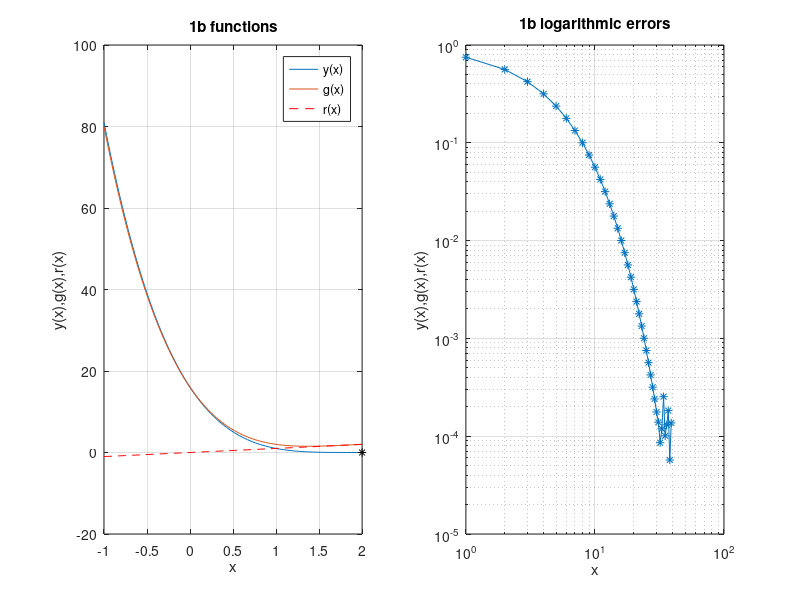

This figure's MATLAB source:
%==========================================================
%Name: Yeash Patel
%Class: Math131-Numerical Analysis-05D-SP17
%Title: HW4
%Fixed point method grapghically and anyliticaly
%problem 1 b 
%==========================================================  

%clear pervious values
close all
clc 
clear all
x=linspace((-1),2,100);
y=x.^4-8*x.^3+24*x.^2-32*x+16
g=x.^4-8*x.^3+24*x.^2-32*x+16+x
r=x

i=1
l=-1
tol=10^-6
while (i<=100)
   z=l-(l^4-8*l^3+24*l^2-32*l+16)/(4*l^3-24*l^2+48*l-32)   %calculate P from Po[ld](note you can derive newtons method from fixed point)
  delP=abs(z-l)  %find diffrence btween P and Po record it in delp
  err(i)=delP
  if(delP<tol||delP==0) %check if delp= 0 or is within 0 + or - tolerance
      disp('number of iteration:')
      disp(i)
      disp('value of function and x value')
      disp(z)         % if so break (done)
      break;
  else                  %eles continue the loop with Po= P
   l=z
   i++
  end
end

%graph functions
subplot(1,2,1)
plot(x,y,x,g,x,r,'r--')

hold on;
plot(1.9999,0,'k*')
%legend('g(x)','r(x)')
legend('y(x)','g(x)','r(x)')
title('1b functions')
xlabel('x')
ylabel('y(x),g(x),r(x)')
grid on
axis on

%graph errors
subplot(1,2,2)
n=length(err)-1
loglog(1:n,err(1:n),'*-')
title('1b logarithmic errors')
xlabel('x')
ylabel('y(x),g(x),r(x)')
grid on
axis on